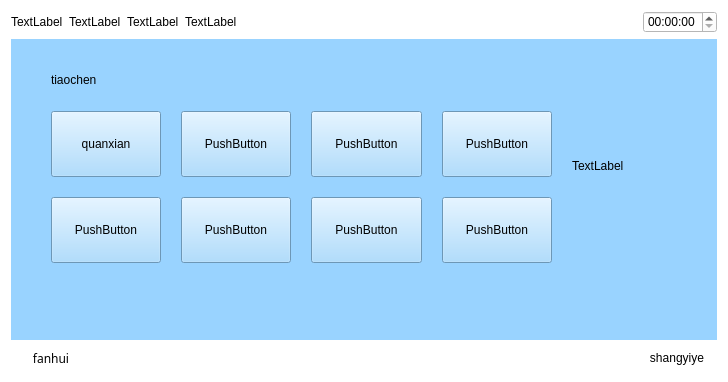
<?xml version="1.0" encoding="UTF-8"?>
<ui version="4.0">
 <class>Tiaochen</class>
 <widget class="QWidget" name="Tiaochen">
  <property name="geometry">
   <rect>
    <x>0</x>
    <y>0</y>
    <width>728</width>
    <height>382</height>
   </rect>
  </property>
  <property name="windowTitle">
   <string>Form</string>
  </property>
  <property name="styleSheet">
   <string notr="true">background-color: rgb(255, 255, 255);</string>
  </property>
  <layout class="QVBoxLayout" name="verticalLayout" stretch="1,5,1">
   <item>
    <layout class="QHBoxLayout" name="horizontalLayout_5">
     <item>
      <widget class="QLabel" name="label_14">
       <property name="text">
        <string>TextLabel</string>
       </property>
      </widget>
     </item>
     <item>
      <widget class="QLabel" name="label_15">
       <property name="text">
        <string>TextLabel</string>
       </property>
      </widget>
     </item>
     <item>
      <widget class="QLabel" name="label_16">
       <property name="text">
        <string>TextLabel</string>
       </property>
      </widget>
     </item>
     <item>
      <widget class="QLabel" name="label_17">
       <property name="text">
        <string>TextLabel</string>
       </property>
      </widget>
     </item>
     <item>
      <spacer name="horizontalSpacer_4">
       <property name="orientation">
        <enum>Qt::Horizontal</enum>
       </property>
       <property name="sizeHint" stdset="0">
        <size>
         <width>40</width>
         <height>20</height>
        </size>
       </property>
      </spacer>
     </item>
     <item>
      <widget class="QTimeEdit" name="timeEdit_2"/>
     </item>
    </layout>
   </item>
   <item>
    <widget class="QWidget" name="widget" native="true">
     <property name="sizePolicy">
      <sizepolicy hsizetype="Preferred" vsizetype="Preferred">
       <horstretch>0</horstretch>
       <verstretch>0</verstretch>
      </sizepolicy>
     </property>
     <property name="contextMenuPolicy">
      <enum>Qt::DefaultContextMenu</enum>
     </property>
     <property name="styleSheet">
      <string notr="true">background-color: rgb(153, 211, 255);</string>
     </property>
     <widget class="QWidget" name="">
      <property name="geometry">
       <rect>
        <x>20</x>
        <y>10</y>
        <width>671</width>
        <height>234</height>
       </rect>
      </property>
      <layout class="QGridLayout" name="gridLayout_2" rowminimumheight="1,2,1">
       <property name="margin">
        <number>20</number>
       </property>
       <property name="spacing">
        <number>20</number>
       </property>
       <item row="0" column="0">
        <widget class="QLabel" name="label">
         <property name="text">
          <string>tiaochen</string>
         </property>
        </widget>
       </item>
       <item row="0" column="4" rowspan="3">
        <widget class="QLabel" name="label_4">
         <property name="text">
          <string>TextLabel</string>
         </property>
        </widget>
       </item>
       <item row="1" column="0">
        <widget class="QPushButton" name="permission_2">
         <property name="minimumSize">
          <size>
           <width>66</width>
           <height>66</height>
          </size>
         </property>
         <property name="text">
          <string>quanxian</string>
         </property>
        </widget>
       </item>
       <item row="1" column="1">
        <widget class="QPushButton" name="pushButton_16">
         <property name="minimumSize">
          <size>
           <width>66</width>
           <height>66</height>
          </size>
         </property>
         <property name="text">
          <string>PushButton</string>
         </property>
        </widget>
       </item>
       <item row="1" column="2">
        <widget class="QPushButton" name="pushButton_17">
         <property name="minimumSize">
          <size>
           <width>66</width>
           <height>66</height>
          </size>
         </property>
         <property name="text">
          <string>PushButton</string>
         </property>
        </widget>
       </item>
       <item row="1" column="3">
        <widget class="QPushButton" name="pushButton_18">
         <property name="minimumSize">
          <size>
           <width>66</width>
           <height>66</height>
          </size>
         </property>
         <property name="text">
          <string>PushButton</string>
         </property>
        </widget>
       </item>
       <item row="2" column="0">
        <widget class="QPushButton" name="pushButton_19">
         <property name="minimumSize">
          <size>
           <width>66</width>
           <height>66</height>
          </size>
         </property>
         <property name="text">
          <string>PushButton</string>
         </property>
        </widget>
       </item>
       <item row="2" column="1">
        <widget class="QPushButton" name="pushButton_20">
         <property name="minimumSize">
          <size>
           <width>66</width>
           <height>66</height>
          </size>
         </property>
         <property name="text">
          <string>PushButton</string>
         </property>
        </widget>
       </item>
       <item row="2" column="2">
        <widget class="QPushButton" name="pushButton_21">
         <property name="minimumSize">
          <size>
           <width>66</width>
           <height>66</height>
          </size>
         </property>
         <property name="text">
          <string>PushButton</string>
         </property>
        </widget>
       </item>
       <item row="2" column="3">
        <widget class="QPushButton" name="pushButton_22">
         <property name="minimumSize">
          <size>
           <width>66</width>
           <height>66</height>
          </size>
         </property>
         <property name="text">
          <string>PushButton</string>
         </property>
        </widget>
       </item>
      </layout>
     </widget>
    </widget>
   </item>
   <item>
    <layout class="QHBoxLayout" name="horizontalLayout_2">
     <item>
      <widget class="QPushButton" name="returnIndex_2">
       <property name="font">
        <font>
         <family>AR PL UMing TW MBE</family>
        </font>
       </property>
       <property name="text">
        <string>fanhui</string>
       </property>
       <property name="flat">
        <bool>true</bool>
       </property>
      </widget>
     </item>
     <item>
      <spacer name="horizontalSpacer_3">
       <property name="orientation">
        <enum>Qt::Horizontal</enum>
       </property>
       <property name="sizeHint" stdset="0">
        <size>
         <width>40</width>
         <height>20</height>
        </size>
       </property>
      </spacer>
     </item>
     <item>
      <widget class="QPushButton" name="returnPage_2">
       <property name="text">
        <string>shangyiye</string>
       </property>
       <property name="flat">
        <bool>true</bool>
       </property>
      </widget>
     </item>
    </layout>
   </item>
  </layout>
 </widget>
 <resources/>
 <connections/>
</ui>
